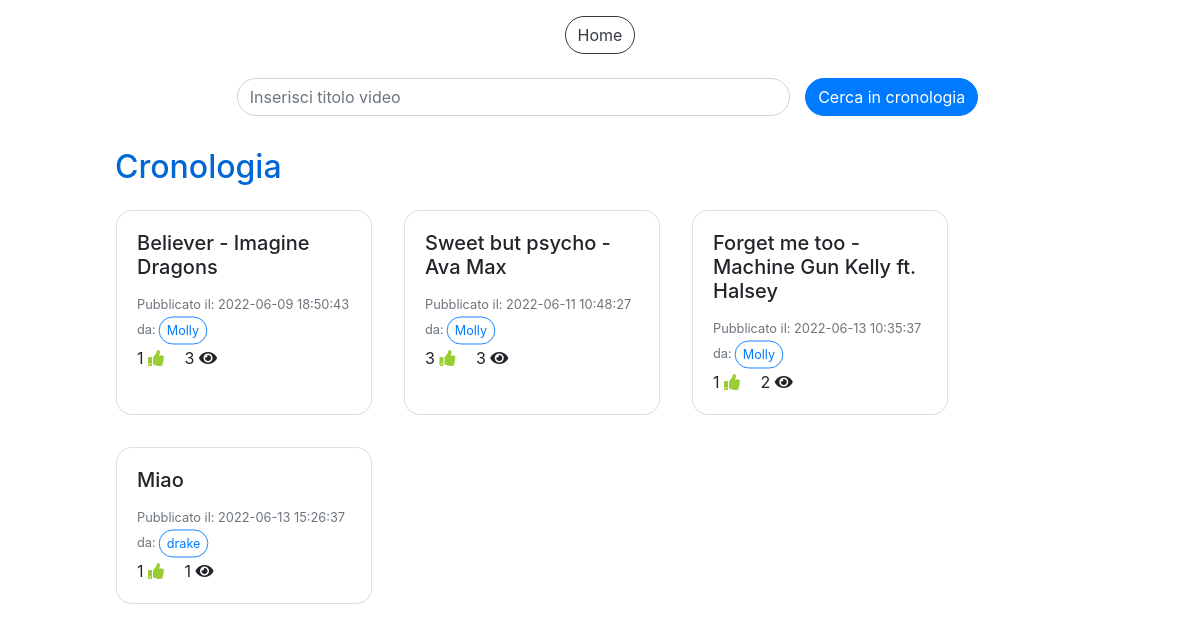
Page /cronologia.php (signed in) on the earlier database version.
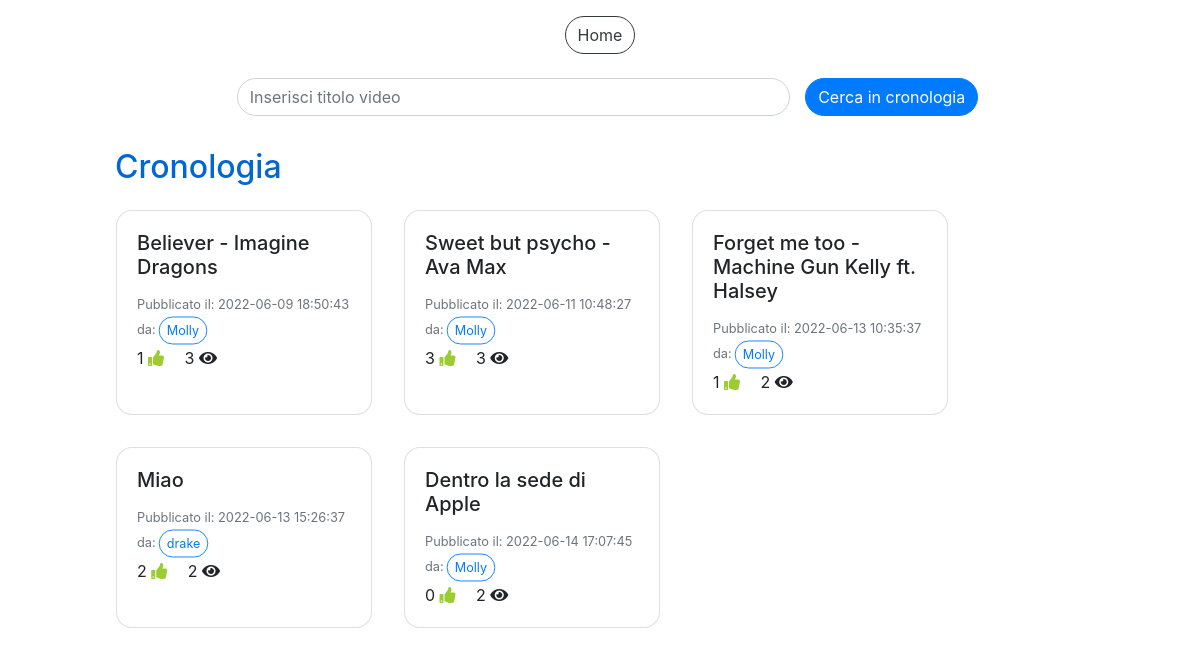
Same page on the later database version.
### tables this page shows
CREATE TABLE `video` (
  `IdVideo` int(11) NOT NULL,
  `Titolo` varchar(100) NOT NULL,
  `SorgenteVideo` varchar(300) NOT NULL,
  `DataPubblicazione` datetime NOT NULL DEFAULT current_timestamp(),
  `NumeroLike` int(11) NOT NULL DEFAULT 0,
  `NumeroVisualizzazioni` int(11) NOT NULL DEFAULT 0,
  `IdAccount` int(11) NOT NULL
);

CREATE TABLE `accounts` (
  `IdAccount` int(11) NOT NULL,
  `Username` varchar(40) NOT NULL,
  `Mail` varchar(40) NOT NULL,
  `Password` varchar(100) NOT NULL,
  `Canale` tinyint(1) NOT NULL,
  `NumeroIscritti` int(11) DEFAULT NULL
);

### cronologia.php (the view, shortened to what this page needs)
<!DOCTYPE html>
<html>
<head>
  <link rel="stylesheet" href="css/style.css">
  <link rel="stylesheet" href="css/custom_style.css">
</head>
<body>
  <?php
    include("db.php");
  ?>
  <div class="container-fluid pt-3">
    <div class="row justify-content-center">
      <button type="button" class="btn btn-outline-dark" onclick="location.href='home.php'">Home</button>
    </div>
    <div class="row justify-content-center">
      <div class="col-10">
          <form method="POST" class="mt-2" style="width: 100%" action="cronologia.php">
            <div class="row align-items-center justify-content-center">
              <div class="form-group col-7 mt-3">
                <input type="text" id="cerca" class="form-control" name="cerca" placeholder="Inserisci titolo video">
              </div>
              <button id="bottoneCerca" class="btn btn-primary" value="">Cerca in cronologia</button>
            </div>
          </form>
        <h2 class="titleText mt-3">Cronologia</h2>
        <div id="cronologia" class="row">
        <?php
          $sql="SELECT * FROM Playlists WHERE IdAccount=? AND TipoPlaylist=?";
          $query=$db->prepare($sql);
          $dati=array($_SESSION["loginID"], 1);
          $query->execute($dati);
          $ris=$query->fetchAll();
          foreach($ris as $row) {
            $idCronologia=$row["IdPlaylist"];
          }
          $sql="SELECT * FROM Video v JOIN Accounts a ON v.IdAccount=a.IdAccount WHERE IdVideo IN (SELECT IdVideo FROM Composizioni_playlists WHERE IdPlaylist=?)";
          $dati=array($idCronologia);
          $query=$db->prepare($sql);
          $query->execute($dati);
          $ris=$query->fetchAll();
          foreach($ris as $row) {
            $sql="SELECT * FROM Video v, Visualizzazioni vis, Accounts a WHERE v.IdVideo=vis.IdVideo AND a.IdAccount=vis.IdAccount AND vis.IdAccount=? AND vis.IdVideo=?";
            $query=$db->prepare($sql);
            $dati=array($_SESSION["loginID"], $row["IdVideo"]);
            $query->execute($dati);
            $risVis=$query->fetchAll();
            $tempoVis=-1;
            $creator=$row["Username"];
            foreach($risVis as $vis) {
              $tempoVis=$vis["TempoVisualizzazione"];
            }
            echo '<div class="card card-video m-3" style="width: 16rem;">
                    <div class="card-body card-video" onclick="cardOnClick(\''. $row["IdVideo"] .'\',\''. $row["Titolo"] .'\',\''. $row["SorgenteVideo"] .'\',\''. $tempoVis .'\',\''. $creator .'\')">
                      <h5 class="card-title card-video">'. $row["Titolo"] .'</h5>
                      <p class="card-text card-video">
                        <small class="text-muted">Pubblicato il: '. $row["DataPubblicazione"] .'<br>da:<button type="button" class="btn btn-outline-primary btn-sm mini">'. $creator .'</button></small><br>
                        '. $row["NumeroLike"] .' <i class="fa fa-thumbs-up mr-3"></i>
                        '. $row["NumeroVisualizzazioni"] .' <i class="fa fa-eye"></i>
                      </p>
                    </div>
                  </div>';
          }
        ?>
        </div>
      </div>
    </div>
  </div>
</body>
</html>

Differences in the rows shown:
changed video "Miao": NumeroLike "1" → "2"; NumeroVisualizzazioni "1" → "2"
now on this page (row edited): video: Titolo "Dentro la sede di Apple", DataPubblicazione "2022-06-14 17:07:45", IdAccount.Username "Molly", NumeroLike "0", NumeroVisualizzazioni "2"
